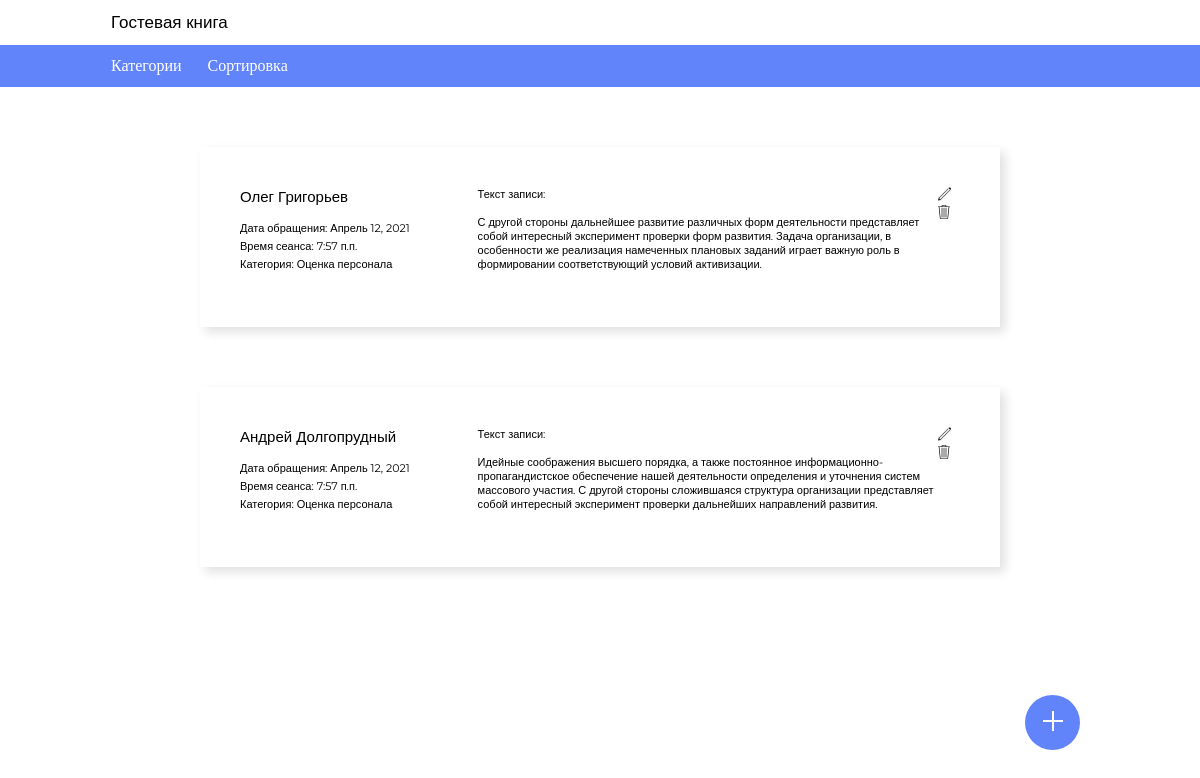
/personal, run on the app's committed database.
### main/models.py (models this page shows, shortened)
class Review(models.Model):
    author = models.CharField('Автор', max_length=50)
    category = models.ForeignKey(Category, on_delete=models.CASCADE)
    date = models.DateField('Дата добавления', auto_now_add=True)
    time = models.TimeField('Время обращения', auto_now_add=True)
    text = models.TextField('Текст отзыва')
    class Meta:
        verbose_name = 'Отзыв'
        verbose_name_plural = 'Отзывы'

class Category(models.Model):
    name = models.CharField('Категория', max_length=50)
    link = models.CharField('Ссылка', max_length=50)
    def __str__(self):
        return self.name
    class Meta:
        verbose_name = 'Категория'
        verbose_name_plural = 'Категории'

### main/views.py (the view)
# urls.py: path('personal', views.personal),
def personal(request):
    reviews = Review.objects.filter(category=1)
    category = Category.objects.all()
    return render(request, 'main/index.html', {'reviews': reviews, 'categories': category, 'title': "Гостевая книга"})

### main/templates/main/index.html (shortened to what this page needs)
{% load static %}
<!DOCTYPE html>
<html lang="en">
<head>
    <link rel="stylesheet" href="{% static "css/styles.css" %}">
</head>
<body>
    <header>
        {{ title }}
    </header>
    <div class="menu">
        <ul>
            <li class="dropdown">
            	<a class="dropbtn">Категории</a>
            </li>
            <li class="dropdown">
            	<a class="dropbtn">Сортировка</a>
            </li>
        </ul>
    </div>
    <div class="wrap">
        <div id="review" class="review-list">
            {% for el in reviews %}
                <div class="review-list__item">
                    <div class="review__contain">
                        <div class="review__1">
                            <ul>
                                <li class="review__name">{{ el.author }}</li>
                                <li class="review__name-info">Дата обращения:  {{ el.date }}</li>
                                <li class="review__name-info">Время сеанса:   {{ el.time }}</li>
                                <li class="review__name-info">Категория: {{ el.category }}</li>
                            </ul>
                        </div>
                        <div class="review__2">
                            <p>Текст записи:<br><br>
                                {{ el.text }} </p>
                        </div>
                        <div class="review__3">
                            <img src="{% static "images/edit.svg" %}" alt="edit">
                            <img src="{% static "images/delete.svg" %}" alt="delete">
                        </div>
                    </div>
                </div>
            {% endfor %}
    </div>
    <a href="#window__add" title="Добавить" class="topbutton">
        <img class="button__add" src="{% static "images/add.svg" %}" alt="edit">
    </a>
</body>
</html>

### static/css/styles.css (style rules this page uses)
* { margin: 0; }
header { font-family: 'Montserrat', sans-serif; font-weight: 500; font-size: 17px; margin-top: 12px; margin-bottom: 12px; margin-left: 111px; }
.menu { color: #FFF; padding-top: 12px; padding-bottom: 12px; padding-left: 111px; background-color: #6284FB; list-style: none; }
.menu>ul { margin: 0px; padding: 0px; list-style: none; }
.review__1>ul { margin: 0px; padding: 0px; list-style: none; }
.menu>ul>li { display: inline; margin-right: 22px; }
.wrap { margin: 60px 150px 146px 150px; }
.review-list { display:flex; flex-wrap: wrap; justify-content: center; }
.review-list__item { padding: 0px; height: 180px; box-shadow: 5px 5px 10px rgba(0, 0, 0, 0.12); flex-basis: 800px; margin-bottom: 60px; margin-left: 49px; margin-right: 49px; }
.review__contain { margin: 40px; display:flex; flex-wrap: nowrap; justify-content: flex-start; }
.review__1 { width: 33%; height: 120px; }
.review__name { font-family: 'Montserrat', sans-serif; font-size: 15px; font-weight: 500; margin-bottom: 15px; }
.review__name-info { font-family: 'Montserrat', sans-serif; font-size: 11px; margin-top: 4px; font-weight: 400; }
.review__2 { font-family: 'Montserrat', sans-serif; font-size: 11px; width: 64%; }
.review__3 { width: 3%; }
.topbutton { width: 55px; height: 55px; border:none; background:#6284FB; text-align:center; padding: 0px; position:fixed; bottom:50px; right:120px; cursor:pointer; border-radius: 5px; -moz-border-radius: 100px; -webkit-border-radius: 100px; -khtml-border-radius: 100px; }
.button__add { padding: 16px; }
.dropdown { position: relative; display: inline-block; }

### data on the page
Review: author "Олег Григорьев", date "Апрель 12, 2021", time "7:57 п.п.", category "Оценка персонала", text "С другой стороны дальнейшее развитие различных форм деятельности представляет собой интересный эксперимент проверки форм развития. Задача организации, в особенности же реализация намеченных плановых заданий играет важную роль в формировании соответствующий условий активизации."
Review: author "Андрей Долгопрудный", date "Апрель 12, 2021", time "7:57 п.п.", category "Оценка персонала", text "Идейные соображения высшего порядка, а также постоянное информационно-пропагандистское обеспечение нашей деятельности определения и уточнения систем массового участия. С другой стороны сложившаяся структура организации представляет собой интересный эксперимент проверки дальнейших направлений развития."

### other printed values
{{ title }} "Гостевая книга"
